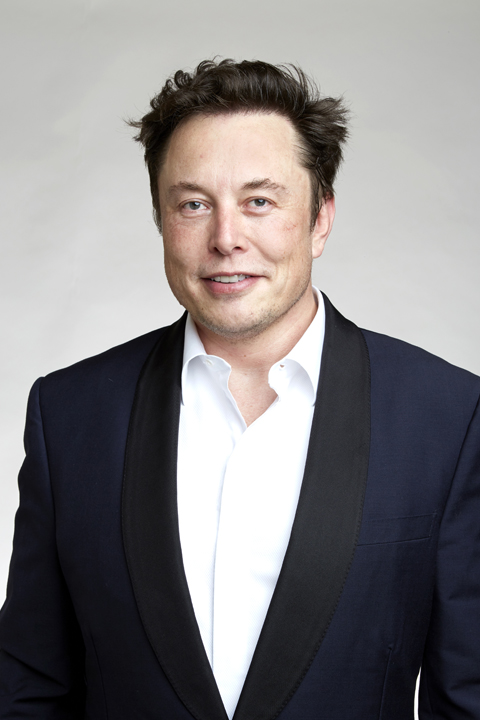
#> input picture El.jpg, 480 x 720 px
$ python Image_transformations.py
#> lines starting #> are read from the running program, lines starting #| are printed output that depends on the picture
import cv2 as cv
import numpy as np
img = cv.imread('El.jpg')
#> img is the input picture: shape (720, 480, 3); mean B, G, R 129.9, 128.8, 131.8
#cv.imshow('Elon',img)

# Translation
def translate(img, x, y):
#> called with x = 100, y = 100
    transMat = np.float32([[1,0,x],[0,1,y]])
    dimensions = (img.shape[1],img.shape[0])
#> dimensions = (480, 720)
    return cv.warpAffine(img, transMat,dimensions)
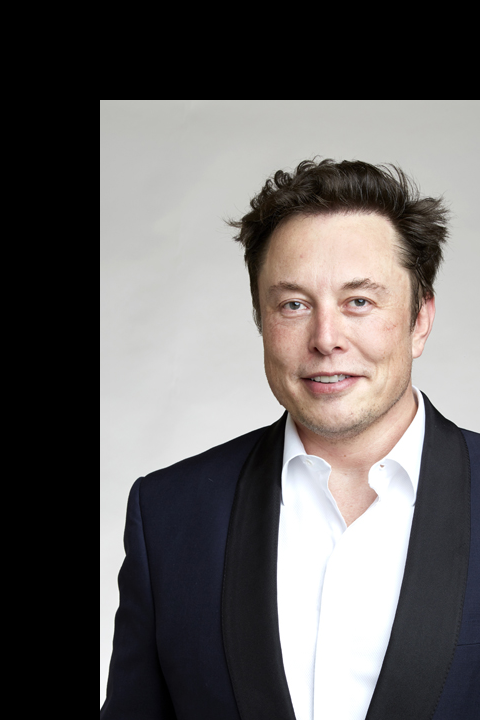
#> returned value: shape (720, 480, 3); mean of channels 0, 1, 2 99.3, 100.2, 103.5; drawn as B, G, R

# -x ==> Left
# -y ==> Up
# x  ==> Right
# y ==> Down

translated = translate(img,100,100) #(x,y)
#cv.imshow('Translated',translated)

# Rotation
def rotate(img,angle,rotPoint=None):
#> called with angle = 45
    (height,width) = img.shape[:2]
#> height = 720; width = 480

    if rotPoint is None:
        rotPoint = (width//2,height//2)#assume around centre
#> rotPoint = (240, 360)

    rotMat = cv.getRotationMatrix2D(rotPoint,angle,1.0)#scale value default while rotation
    dimensions = (width,height)
#> dimensions = (480, 720)

    return cv.warpAffine(img,rotMat,dimensions)
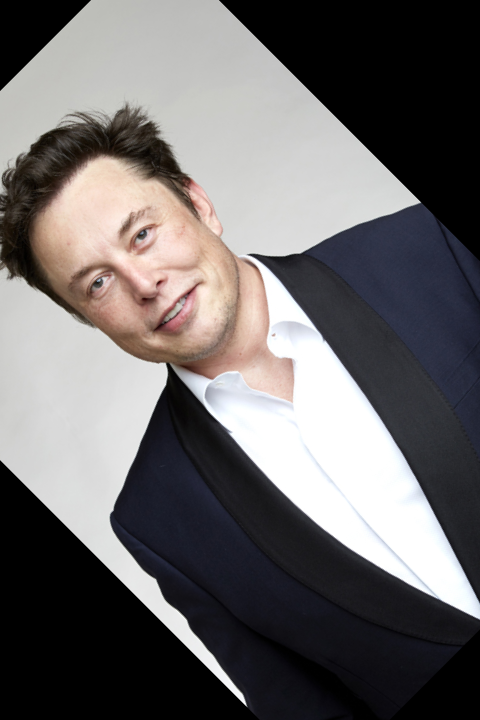
#> returned value: shape (720, 480, 3); mean of channels 0, 1, 2 104.9, 104.6, 107.8; drawn as B, G, R
rotated = rotate(img,45) # for clockwise specify negative angle -45
#cv.imshow('Rotated',rotated)

# Resizing
resized = cv.resize(img,(500,500),interpolation=cv.INTER_CUBIC)
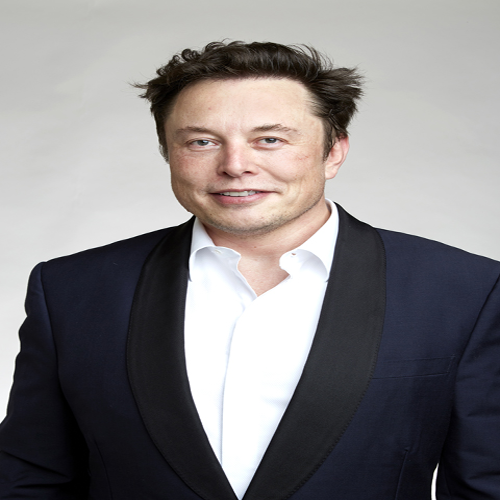
#> resized: shape (500, 500, 3); mean B, G, R 129.9, 128.8, 131.8
cv.imshow('Resized',resized)

#Flipping
# 0 ->vertically
# 1 ->horizontal
# -1 -> both vertically and horizontally
flip = cv.flip(img,1)
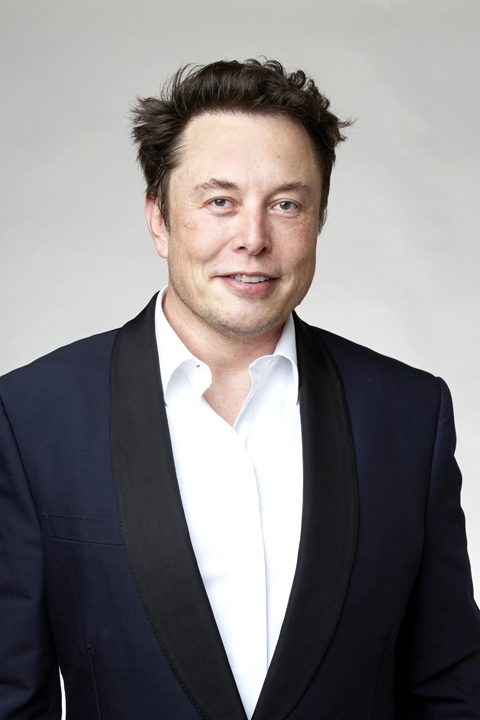
#> flip: shape (720, 480, 3); mean B, G, R 129.9, 128.8, 131.8
cv.imshow('Flip',flip)

#Cropping
cropped = img[200:400,300:400]
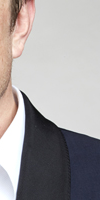
#> cropped: shape (200, 100, 3); mean B, G, R 160.5, 160.2, 164.5
cv.imshow('Cropped',cropped)

cv.waitKey(0)
cv.destroyAllWindows()
